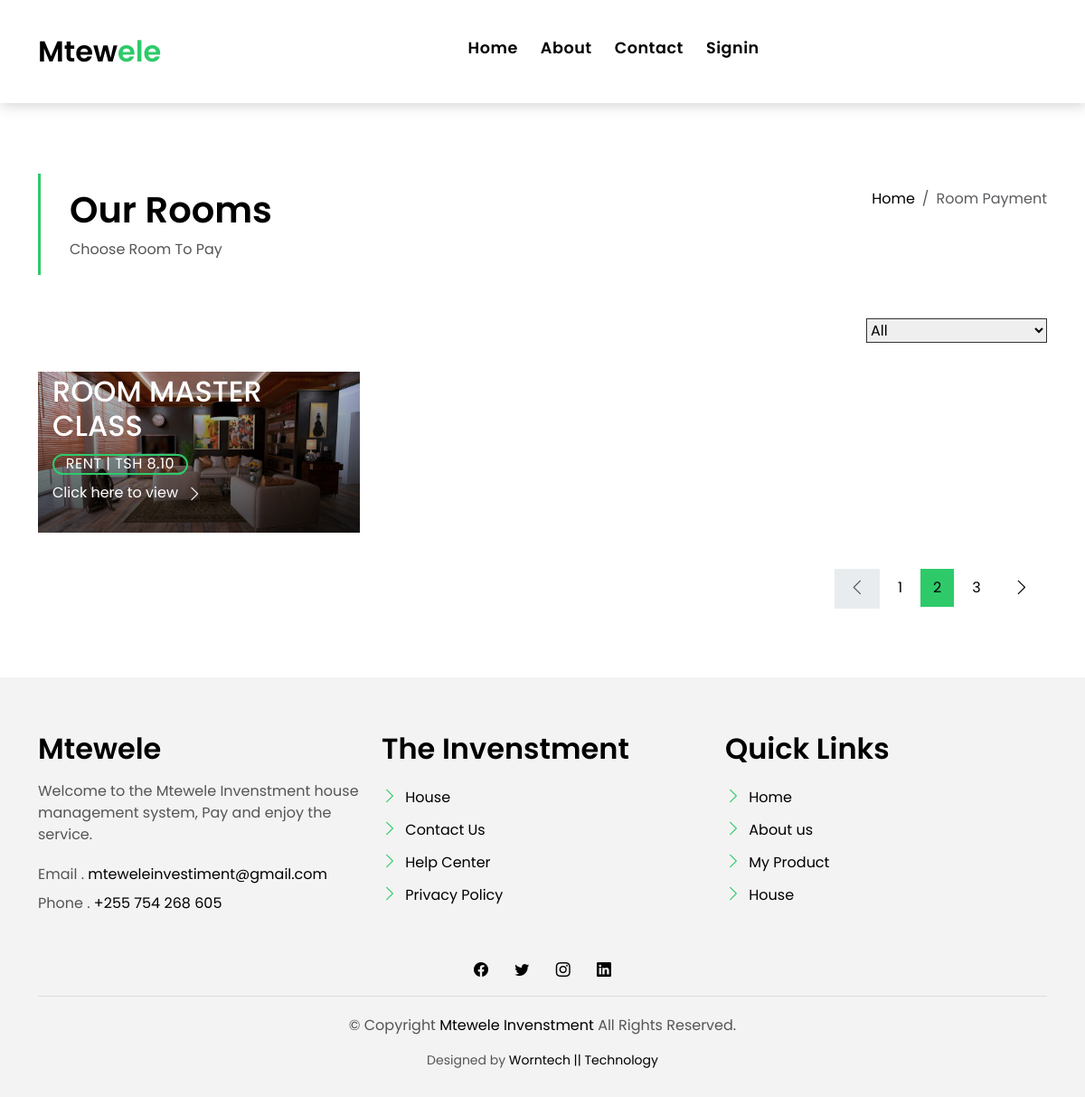
The page /house/ on the database as committed earlier.
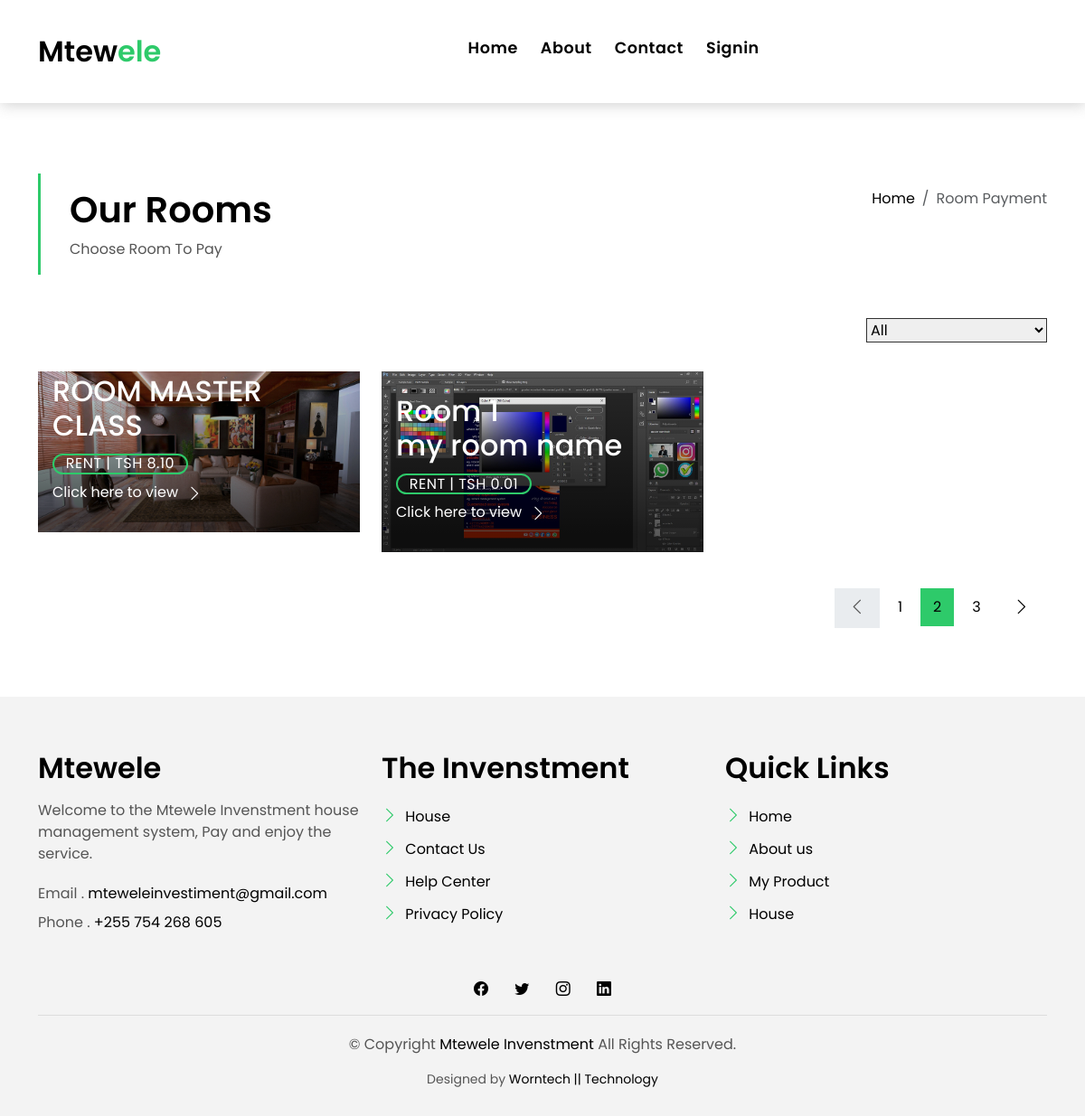
The same page on the database as committed later.
### web/models.py (models this page shows)
class Room(models.Model):
    room_number = (
        ('1', '1'),
        ('2', '2'),
        ('3', '3'),
        ('4', '4'),
        ('5', '5'),
        ('6', '6'),
        ('7', '7'),
        ('8', '8'),
        ('9', '9'),
        ('10', '10'),
    )
    Room_Name = models.CharField(max_length=100)
    Room_Number = models.CharField(max_length=10, choices=room_number)
    Image =models.ImageField(upload_to="home/")
    Cost = models.DecimalField(max_digits=10, decimal_places=2)
    Post_date = models.DateTimeField(auto_now_add=True)

### web/views.py (the view)
# urls.py: path("house/",views.house,name = "house"),
def house(request):
    room = Room.objects.all()
    context={
        "room":room
    }
    return render(request, 'web/house.html', context)

### web/templates/web/house.html (shortened to what this page needs)
{% extends 'web/base.html' %}
{% load static %}
{% block content %}
<!DOCTYPE html>
<html lang="en">
<head>
<link href="{% static 'web/assets/vendor/animate.css/animate.min.css' %}" rel="stylesheet">
<link href="{% static 'web/assets/vendor/bootstrap/css/bootstrap.min.css' %}" rel="stylesheet">
<link href="{% static 'web/assets/vendor/bootstrap-icons/bootstrap-icons.css' %}" rel="stylesheet">
<link href="{% static 'web/assets/vendor/swiper/swiper-bundle.min.css' %}" rel="stylesheet">
<link href="{% static 'web/assets/css/style.css' %}" rel="stylesheet">
</head>
<body>
  <main id="main">
    <section class="intro-single">
      <div class="container">
        <div class="row">
          <div class="col-md-12 col-lg-8">
            <div class="title-single-box">
              <h1 class="title-single">Our Rooms</h1>
              <span class="color-text-a">Choose Room To Pay</span>
            </div>
          </div>
          <div class="col-md-12 col-lg-4">
            <nav aria-label="breadcrumb" class="breadcrumb-box d-flex justify-content-lg-end">
              <ol class="breadcrumb">
                <li class="breadcrumb-item">
                  <a href="{% url 'home' %}">Home</a>
                </li>
                <li class="breadcrumb-item active" aria-current="page">
                  Room Payment
                </li>
              </ol>
            </nav>
          </div>
        </div>
      </div>
    </section>
    <section class="property-grid grid">
      <div class="container">
        <div class="row">
          <div class="col-sm-12">
            <div class="grid-option">
              <form>
                <select class="custom-select">
                  <option selected>All</option>
                </select>
              </form>
            </div>
          </div>
          {% if room %}
          {% for i in room %}
          <div class="col-md-4">
            <div class="card-box-a card-shadow">
              <div class="img-box-a">
                <a href="{% url 'viewroom' i.id %}">
                <img src=" {{i.Image.url}}" alt="" class="img-a img-fluid">
              </a>
              </div>
              <div class="card-overlay">
                <div class="card-overlay-a-content">
                  <div class="card-header-a">
                    <h2 class="card-title-a">
                      <a href="{% url 'viewroom' i.id %}">Room {{i.Room_Number}}
                        <br /> {{i.Room_Name}}</a>
                    </h2>
                  </div>
                  <div class="card-body-a">
                    <div class="price-box d-flex">
                      <span class="price-a">rent | Tsh {{i.Cost}}</span>
                    </div>
                    <a href="{% url 'viewroom' i.id %}" class="link-a">Click here to view
                      <span class="bi bi-chevron-right"></span>
                    </a>
                  </div>
                </div>
              </div>
            </div>
          </div>
          {% endfor %}
          {% else%}
          <p><b>No Room Present<b></p>
          {% endif%}
        </div>
        <div class="row">
          <div class="col-sm-12">
            <nav class="pagination-a">
              <ul class="pagination justify-content-end">
                <li class="page-item disabled">
                  <a class="page-link" href="#" tabindex="-1">
                    <span class="bi bi-chevron-left"></span>
                  </a>
                </li>
                <li class="page-item">
                  <a class="page-link" href="#">1</a>
                </li>
                <li class="page-item active">
                  <a class="page-link" href="#">2</a>
                </li>
                <li class="page-item">
                  <a class="page-link" href="#">3</a>
                </li>
                <li class="page-item next">
                  <a class="page-link" href="#">
                    <span class="bi bi-chevron-right"></span>
                  </a>
                </li>
              </ul>
            </nav>
          </div>
        </div>
      </div>
    </section>
  </main>
</body>
</html>
{% endblock %}

Rows that differ between the two databases and show on the page:
added Room: Image (picture), Room_Number "1", Room_Name "my room name", Cost "0.01"
